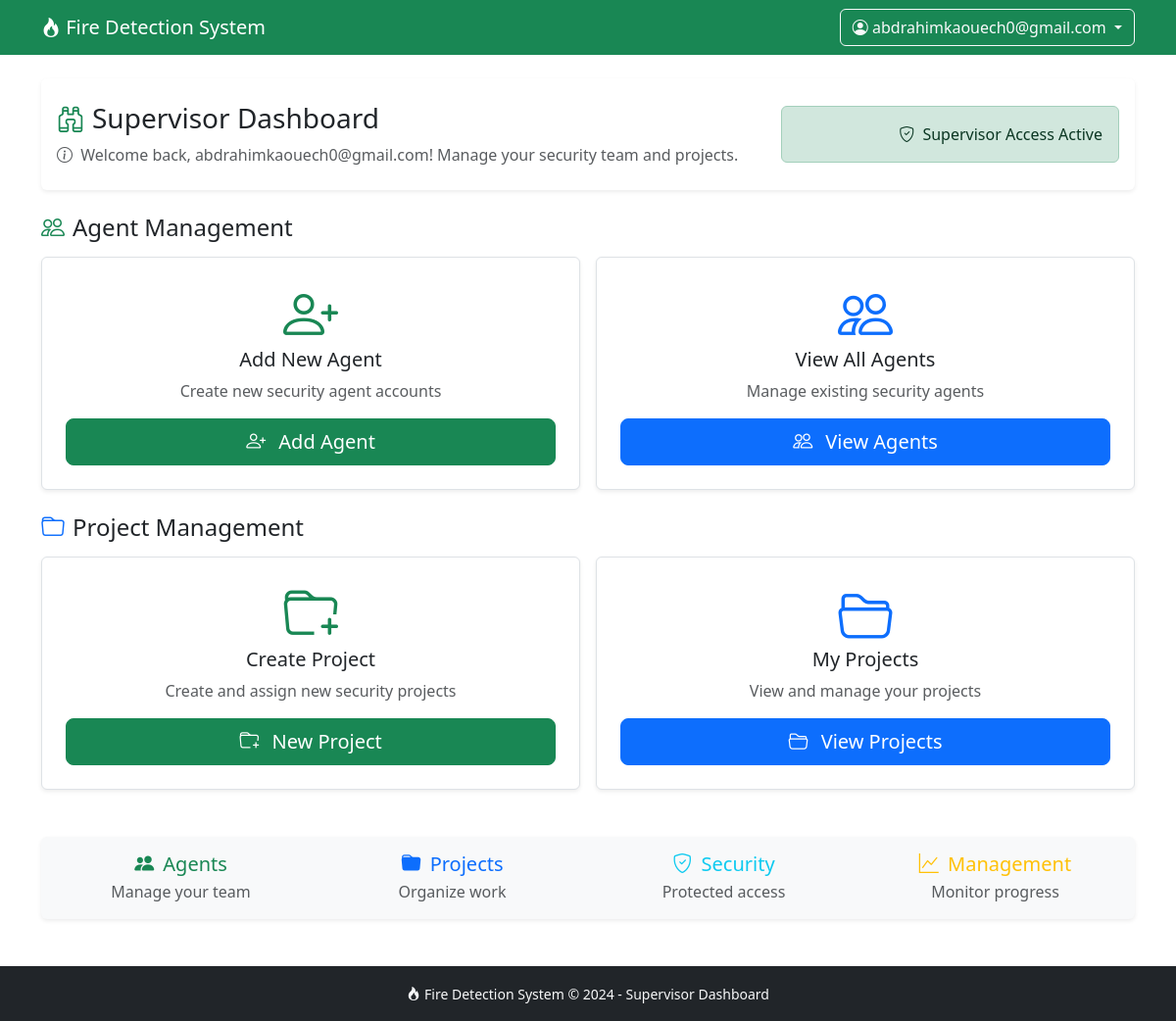
Screenshot of /accounts/dashboard/supervisor/ (signed in) with the database file from the repository.
### accounts/models.py (models this page shows, shortened)
class CustomUser(AbstractUser):
	username = None
	email = models.EmailField('email address', unique=True)
	USER_TYPE_ADMIN = 'admin'
	USER_TYPE_SUPERVISOR = 'supervisor'
	USER_TYPE_AGENT = 'agent'
	USER_TYPE_CHOICES = [
		(USER_TYPE_ADMIN, 'Admin'),
		(USER_TYPE_SUPERVISOR, 'Supervisor'),
		(USER_TYPE_AGENT, 'Agent'),
	]
	user_type = models.CharField(max_length=20, choices=USER_TYPE_CHOICES, default=USER_TYPE_AGENT)
	USERNAME_FIELD = 'email'
	REQUIRED_FIELDS = []  # email is required by USERNAME_FIELD
	objects = CustomUserManager()

### accounts/views.py (the view)
# urls.py: path('dashboard/supervisor/', views.supervisor_dashboard, name='supervisor_dashboard'),
@require_http_methods(['GET'])
@role_required(User.USER_TYPE_SUPERVISOR)
def supervisor_dashboard(request):
    return render(request, 'accounts/dashboard_supervisor.html')

### accounts/templates/accounts/dashboard_supervisor.html (shortened to what this page needs)
<!doctype html>
<html>
<head>
    <link href="https://cdn.jsdelivr.net/npm/bootstrap@5.3.2/dist/css/bootstrap.min.css" rel="stylesheet">
    <link href="https://cdn.jsdelivr.net/npm/bootstrap-icons@1.7.2/font/bootstrap-icons.css" rel="stylesheet">
</head>
<body>
    <nav class="navbar navbar-expand-lg navbar-dark bg-success">
        <div class="container">
            <a class="navbar-brand" href="#">
                <i class="bi bi-fire"></i> Fire Detection System
            </a>
            <div class="navbar-nav ms-auto">
                <div class="dropdown">
                    <button class="btn btn-outline-light dropdown-toggle" type="button" data-bs-toggle="dropdown">
                        <i class="bi bi-person-circle"></i> {{ request.user.email }}
                    </button>
                </div>
            </div>
        </div>
    </nav>
    <div class="container mt-4">
        <div class="row mb-4">
            <div class="col-12">
                <div class="card shadow-sm border-0">
                    <div class="card-body py-4">
                        <div class="row align-items-center">
                            <div class="col-md-8">
                                <h1 class="h3 mb-2">
                                    <i class="bi bi-binoculars text-success me-2"></i>Supervisor Dashboard
                                </h1>
                                <p class="text-muted mb-0">
                                    <i class="bi bi-info-circle me-1"></i>
                                    Welcome back, {{ request.user.first_name|default:request.user.email }}! Manage your security team and projects.
                                </p>
                            </div>
                            <div class="col-md-4 text-md-end">
                                <div class="alert alert-success mb-0">
                                    <i class="bi bi-shield-check me-1"></i>
                                    Supervisor Access Active
                                </div>
                            </div>
                        </div>
                    </div>
                </div>
            </div>
        </div>
        <div class="row mb-4">
            <div class="col-12">
                <h3 class="h4 mb-3 text-dark">
                    <i class="bi bi-people text-success me-2"></i>Agent Management
                </h3>
                <div class="row g-3">
                    <div class="col-md-6">
                        <div class="card dashboard-card shadow-sm border">
                            <div class="card-body text-center p-4">
                                <i class="bi bi-person-plus display-4 text-success mb-3"></i>
                                <h4 class="card-title h5">Add New Agent</h4>
                                <p class="card-text text-muted">Create new security agent accounts</p>
                                <a href="{% url 'agents:add_agent' %}" class="btn btn-success btn-lg w-100">
                                    <i class="bi bi-person-plus me-2"></i> Add Agent
                                </a>
                            </div>
                        </div>
                    </div>
                    <div class="col-md-6">
                        <div class="card dashboard-card shadow-sm border">
                            <div class="card-body text-center p-4">
                                <i class="bi bi-people display-4 text-primary mb-3"></i>
                                <h4 class="card-title h5">View All Agents</h4>
                                <p class="card-text text-muted">Manage existing security agents</p>
                                <a href="{% url 'agents:agent_list' %}" class="btn btn-primary btn-lg w-100">
                                    <i class="bi bi-people me-2"></i> View Agents
                                </a>
                            </div>
                        </div>
                    </div>
                </div>
            </div>
        </div>
        <div class="row">
            <div class="col-12">
                <h3 class="h4 mb-3 text-dark">
                    <i class="bi bi-folder text-primary me-2"></i>Project Management
                </h3>
                <div class="row g-3">
                    <div class="col-md-6">
                        <div class="card dashboard-card shadow-sm border">
                            <div class="card-body text-center p-4">
                                <i class="bi bi-folder-plus display-4 text-success mb-3"></i>
                                <h4 class="card-title h5">Create Project</h4>
                                <p class="card-text text-muted">Create and assign new security projects</p>
                                <a href="{% url 'projects:create_project' %}" class="btn btn-success btn-lg w-100">
                                    <i class="bi bi-folder-plus me-2"></i> New Project
                                </a>
                            </div>
                        </div>
                    </div>
                    <div class="col-md-6">
                        <div class="card dashboard-card shadow-sm border">
                            <div class="card-body text-center p-4">
                                <i class="bi bi-folder2-open display-4 text-primary mb-3"></i>
                                <h4 class="card-title h5">My Projects</h4>
                                <p class="card-text text-muted">View and manage your projects</p>
                                <a href="{% url 'projects:project_list' %}" class="btn btn-primary btn-lg w-100">
                                    <i class="bi bi-folder2-open me-2"></i> View Projects
                                </a>
                            </div>
                        </div>
                    </div>
                </div>
            </div>
        </div>
        <div class="row mt-5">
            <div class="col-12">
                <div class="card shadow-sm border-0 bg-light">
                    <div class="card-body text-center py-3">
                        <div class="row">
                            <div class="col-md-3">
                                <h5 class="text-success mb-1">
                                    <i class="bi bi-people-fill me-1"></i> Agents
                                </h5>
                                <p class="mb-0 text-muted">Manage your team</p>
                            </div>
                            <div class="col-md-3">
                                <h5 class="text-primary mb-1">
                                    <i class="bi bi-folder-fill me-1"></i> Projects
                                </h5>
                                <p class="mb-0 text-muted">Organize work</p>
                            </div>
                            <div class="col-md-3">
                                <h5 class="text-info mb-1">
                                    <i class="bi bi-shield-check me-1"></i> Security
                                </h5>
                                <p class="mb-0 text-muted">Protected access</p>
                            </div>
                            <div class="col-md-3">
                                <h5 class="text-warning mb-1">
                                    <i class="bi bi-graph-up me-1"></i> Management
                                </h5>
                                <p class="mb-0 text-muted">Monitor progress</p>
                            </div>
                        </div>
                    </div>
                </div>
            </div>
        </div>
    </div>
    <footer class="bg-dark text-light py-3 mt-5">
        <div class="container text-center">
            <small>
                <i class="bi bi-fire me-1"></i>Fire Detection System &copy; 2024 - Supervisor Dashboard
            </small>
        </div>
    </footer>
</body>
</html>

### accounts/templates/accounts/dashboard_supervisor.html (style rules this page uses)
.dashboard-card { transition: transform 0.2s; height: 100%; }

### rows the page displays
CustomUser: user.email "abdrahimkaouech0@gmail.com", user.first_name "abdrahimkaouech0@gmail.com"
